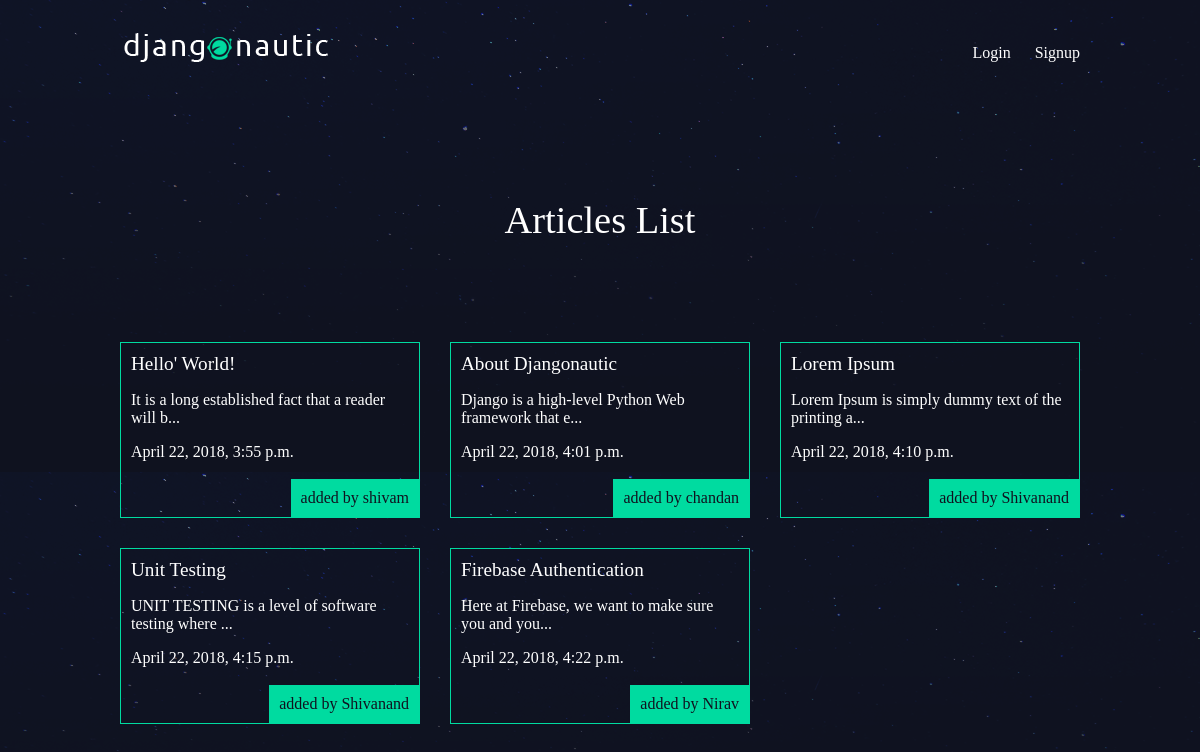
The app's page /articles/ with its own data.
### articles/models.py (models this page shows, shortened)
class Article(models.Model):
    title = models.CharField(max_length=100)
    slug = models.SlugField()
    body = models.TextField()
    date = models.DateTimeField(auto_now_add=True)
    thumb = models.ImageField(default='default.png', blank=True)
    author = models.ForeignKey(User, default=None)
    def snippet(self):
        return self.body[:50] + '...'

### articles/views.py (the view)
def article_list(request):
    articles = Article.objects.all().order_by('date')
    return render(request, 'articles/article_list.html', { 'articles': articles })

### articles/templates/articles/article_list.html (shortened to what this page needs)
{% extends 'base_layout.html' %}
<!-- {% load static from staticfiles %}
{% block content%}
    <h1>Articles List</h1>
    <div class="articles">
    {% for article in articles %}
        <div class="article">
            <h2><a href="{% url 'articles:detail' slug=article.slug %}">{{ article.title }}</a></h2>
            <p>{{ article.snippet }}</p>
            <p>{{ article.date }}</p>
            <p class="author">added by {{ article.author.username }}</p>
        </div>
    {% endfor %}
    </div>
{% endblock %}

### templates/base_layout.html (shortened to what this page needs)
{% load static from staticfiles %}
<!DOCTYPE html>
<html>
    <head>
        <link rel="stylesheet" href="{% static 'styles.css' %}">
    </head>
    <body>
        <header class="wrapper">
            <h1><a href="{% url 'home' %}"><img src="{% static 'logo.png' %}" alt="djangonautic" /></a></h1>
            <nav>
                <ul>
                    {% if user.is_authenticated %}
                    <li>
                        <form class="logout-link" action="{% url 'accounts:logout' %}" method="post">
                            {% csrf_token %}
                            <button type="submit">Logout</button>
                        </form>
                    </li>
                    <li><a href="{% url 'articles:create' %}" class="highlight">New Article</a></li>
                    {% else %}
                    <li><a href="{% url 'accounts:login' %}">Login</a></li>
                    <li><a href="{% url 'accounts:signup' %}">Signup</a></li>
                    {% endif %}
                </ul>
            </nav>
        </header>
        <div class="wrapper">
            {% block content %}
            {% endblock %}
        </div>
    </body>
</html>

### assets/styles.css (style rules this page uses)
body { background-color: #0f121f; background-image: url(/static/stars.png); background-repeat-y: no-repeat; color: #fff; }
body * { font-family: Ubuntu; }
h1, h2, h3, h4, h5 { font-weight: normal; margin: 0; }
a, a:hover, a:visited { color: #fff; text-decoration: none; }
.wrapper { max-width: 960px; margin: 0 auto; }
div.wrapper > h1 { text-align: center; margin: 100px auto; font-size: 2.4em }
header { display: grid; grid-template-columns: 1fr 1fr; padding: 20px 0; }
nav { justify-self: end; }
nav li { display: inline-block; list-style-type: none; margin-left: 20px; }
.articles { display: grid; grid-template-columns: 1fr 1fr 1fr; grid-gap: 30px; }
.article { padding: 10px; border: 1px solid #00dba0; position: relative; padding-bottom: 40px; }
.article h2 { font-size: 1.2em; }
.article .author { padding: 10px; background: #00dba0; position: absolute; right: 0; bottom: 0; margin: 0; color: #0f121f; }

### records on screen
Article: title "Hello' World!", snippet "It is a long established fact that a reader will b...", date "April 22, 2018, 3:55 p.m.", author.username "shivam"
Article: title "About Djangonautic", snippet "Django is a high-level Python Web framework that e...", date "April 22, 2018, 4:01 p.m.", author.username "chandan"
Article: title "Lorem Ipsum", snippet "Lorem Ipsum is simply dummy text of the printing a...", date "April 22, 2018, 4:10 p.m.", author.username "Shivanand"
Article: title "Unit Testing", snippet "UNIT TESTING is a level of software testing where ...", date "April 22, 2018, 4:15 p.m.", author.username "Shivanand"
Article: title "Firebase Authentication", snippet "Here at Firebase, we want to make sure you and you...", date "April 22, 2018, 4:22 p.m.", author.username "Nirav"
